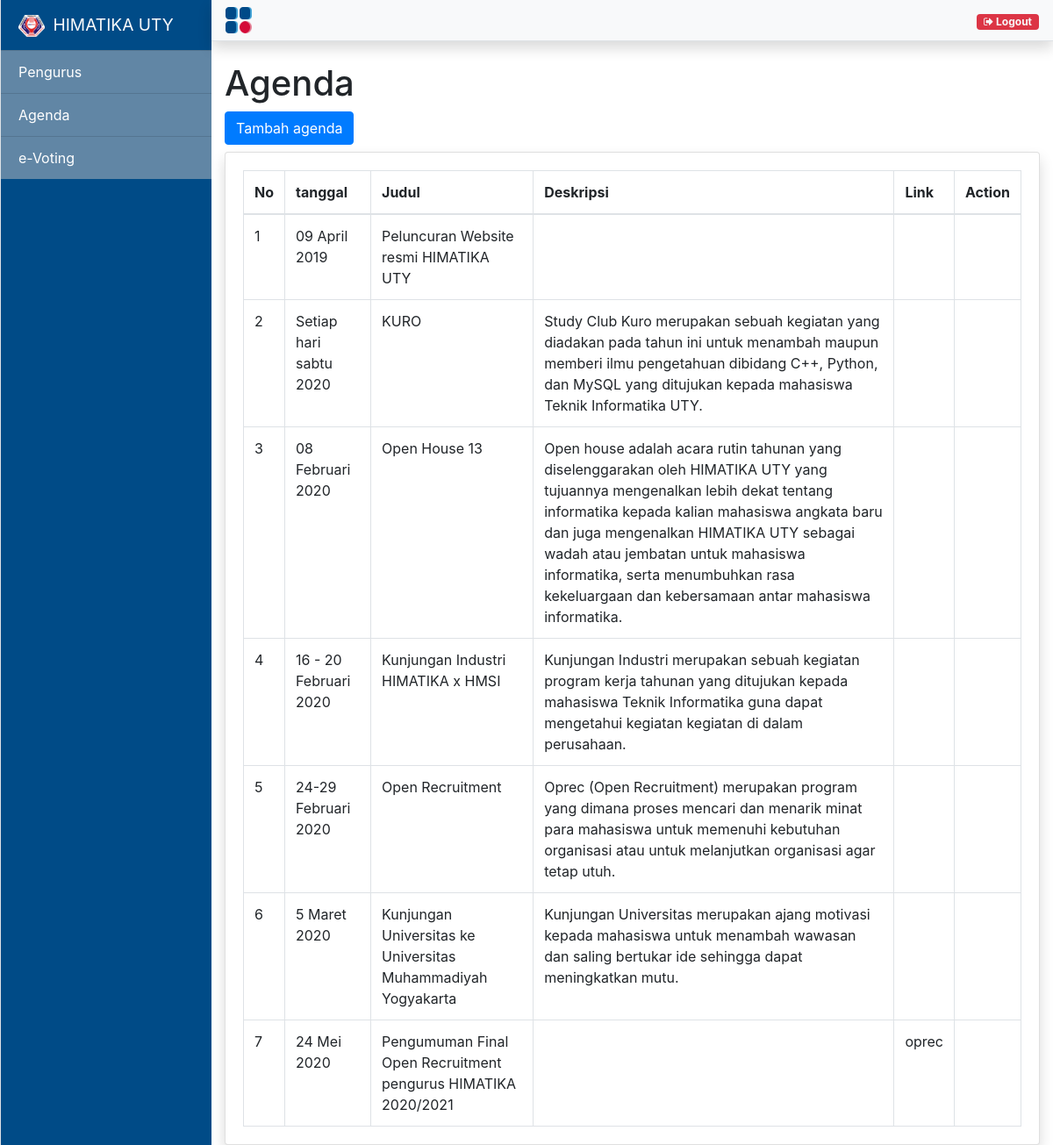
The app's page /index.php/admin/tambahagenda with its own data.
### tables this page shows
CREATE TABLE `agenda` (
  `id` int(11) NOT NULL,
  `tanggal` varchar(100) NOT NULL,
  `judul` varchar(256) NOT NULL,
  `deskripsi` text NOT NULL,
  `link` varchar(256) NOT NULL
);

### application/controllers/Admin.php (called while the page is built, shortened)
<?php
class Admin extends CI_Controller
{
    public function __construct()
    {
        $this->load->model('Admin_model');
    }
    public function tambahagenda()
    {
        $this->form_validation->set_rules('tanggal', 'tanggal', 'required|trim');
        $this->form_validation->set_rules('judul', 'judul', 'required|trim');
        if ($this->form_validation->run() == false) {
            $data['agenda'] = $this->db->get('agenda')->result_array();
            $data['title'] = "Agenda";
            $this->load->view('admin/header');
            $this->load->view('admin/sidebar');
            $this->load->view('admin/topbar');
            $this->load->view('admin/agenda', $data);
            $this->load->view('admin/footer');
        }
    }
}

### index.php (called while the page is built, shortened)
<?php
require_once BASEPATH.'core/CodeIgniter.php';

### application/views/admin/agenda.php (the view, shortened to what this page needs)
<div class="container-fluid">
    <h1 class="mt-4 mb-2"><?= $title ?></h1>
    <div class="row">
        <div class="col-md-12">
            <button type="button" class="btn btn-primary" data-toggle="modal" data-target="#TambahAgenda">
                Tambah agenda
            </button>
            <div class="card shadow mt-2">
                <div class="card-body">
                    <div class="table-responsive">
                        <table class="table table-bordered m-0" id="dataTable" width="100%" cellspacing="0">
                            <thead>
                                <tr>
                                    <th>No</th>
                                    <th>tanggal</th>
                                    <th>Judul</th>
                                    <th>Deskripsi</th>
                                    <th>Link</th>
                                    <th>Action</th>
                                </tr>
                            </thead>
                            <tbody>
                                <?php $no = 1;
                                foreach ($agenda as $a) : ?>
                                    <tr>
                                        <td><?= $no++; ?></td>
                                        <td><?= $a['tanggal'] ?></td>
                                        <td><?= $a['judul'] ?></td>
                                        <td><?= $a['deskripsi'] ?></td>
                                        <td><?= $a['link'] ?></td>
                                        <td></td>
                                    </tr>
                                <?php endforeach; ?>
                            </tbody>
                        </table>
                    </div>
                </div>
            </div>
        </div>
    </div>
</div>

### application/views/admin/header.php (shortened to what this page needs)
<!DOCTYPE html>
<html lang="en">
<head>
    <link rel="stylesheet" href="https://stackpath.bootstrapcdn.com/bootstrap/4.3.1/css/bootstrap.min.css">
    <link rel="stylesheet" href="https://stackpath.bootstrapcdn.com/font-awesome/4.7.0/css/font-awesome.min.css">
    <link href="<?= base_url('assets/css/admin.css') ?>" rel="stylesheet">
</head>
<body>

### application/views/admin/sidebar.php
<div class="d-flex" id="wrapper">
    <div class="sidebar text-light border-left " id="sidebar-wrapper">
        <a href="<?= base_url('admin') ?>">
            <div class="sidebar-heading text-light"><img src="<?= base_url('assets/img/himatikalogo.png') ?>" width="30" height="25" class="mr-1"> HIMATIKA UTY</div>
        </a>
        <div class="list-group list-group-flush">
            <a href="<?= base_url('admin/pengurus') ?>" class="list-group-item list-group-item-action ">Pengurus</a>
            <a href="<?= base_url('admin/agenda') ?>" class="list-group-item list-group-item-action ">Agenda</a>
            <a href="<?= base_url('admin/evoting/1') ?>" class="list-group-item list-group-item-action ">e-Voting</a>
        </div>
    </div>

### application/views/admin/topbar.php (shortened to what this page needs)
<div id="page-content-wrapper">
    <nav class="navbar navbar-expand-lg navbar-light bg-light shadow border-bottom">
        <img src="<?= base_url('assets/img/icon/menu-icon.png') ?>" width="30" height="30" id="menu-toggle" class="mr-2">
        <div class="collapse navbar-collapse" id="navbarSupportedContent">
            <ul class="navbar-nav ml-auto mt-2 mt-lg-0">
                <li class="nav-item active">
                    <a class="nav-link badge badge-danger text-light logout" href="<?= base_url('admin/logout') ?>"><i class="fa fa-sign-out icon-logout" aria-hidden="true"></i> Logout</a>
                </li>
            </ul>
        </div>
    </nav>

### application/views/admin/footer.php (shortened to what this page needs)
</div>
</div>
</body>
</html>

### assets/css/admin.css (style rules this page uses)
* { transition: 5s; }
body { overflow-x: hidden; }
#sidebar-wrapper { min-height: 100vh; margin-left: -15rem; -webkit-transition: margin .25s ease-out; -moz-transition: margin .25s ease-out; -o-transition: margin .25s ease-out; transition: margin .25s ease-out; }
#sidebar-wrapper .sidebar-heading { padding: 0.875rem 1.25rem; font-size: 1.2rem; }
#sidebar-wrapper .list-group { width: 15rem; }
#page-content-wrapper { min-width: 100vw; }
@media (min-width: 768px) { #sidebar-wrapper { margin-left: 0; } }
@media (min-width: 768px) { #page-content-wrapper { min-width: 0; width: 100%; } }
.sidebar { background-color: #004B87; }
#menu-toggle { cursor: pointer; }
.list-group-item { background-color: rgb(97, 134, 165); color: #fff; transition: 0.8s; }
.sidebar-heading { text-decoration: none; }

### records on screen
agenda: tanggal "09 April 2019", judul "Peluncuran Website resmi HIMATIKA UTY"
agenda: tanggal "Setiap hari sabtu 2020", judul "KURO", deskripsi "Study Club Kuro merupakan sebuah kegiatan yang diadakan pada tahun ini untuk menambah maupun memberi ilmu pengetahuan dibidang C++, Python, dan MySQL yang ditujukan kepada mahasiswa Teknik Informatika UTY."
agenda: tanggal "08 Februari 2020", judul "Open House 13", deskripsi "Open house adalah acara rutin tahunan yang diselenggarakan oleh HIMATIKA UTY yang tujuannya mengenalkan lebih dekat tentang informatika kepada kalian mahasiswa angkata baru dan juga mengenalkan HIMATIKA UTY sebagai wadah atau jembatan untuk mahasiswa informatika, serta menumbuhkan rasa kekeluargaan dan kebersamaan antar mahasiswa informatika."
agenda: tanggal "16 - 20 Februari 2020", judul "Kunjungan Industri HIMATIKA x HMSI", deskripsi "Kunjungan Industri merupakan sebuah kegiatan program kerja tahunan yang ditujukan kepada mahasiswa Teknik Informatika guna dapat mengetahui kegiatan kegiatan di dalam perusahaan."
agenda: tanggal "24-29 Februari 2020", judul "Open Recruitment", deskripsi "Oprec (Open Recruitment) merupakan program yang dimana proses mencari dan menarik minat para mahasiswa untuk memenuhi kebutuhan organisasi atau untuk melanjutkan organisasi agar tetap utuh."
agenda: tanggal "5 Maret 2020", judul "Kunjungan Universitas ke Universitas Muhammadiyah Yogyakarta", deskripsi "Kunjungan Universitas merupakan ajang motivasi kepada mahasiswa untuk menambah wawasan dan saling bertukar ide sehingga dapat meningkatkan mutu."
agenda: tanggal "24 Mei 2020", judul "Pengumuman Final Open Recruitment pengurus HIMATIKA 2020/2021", link "oprec"

### other values on screen
$title "Agenda"
